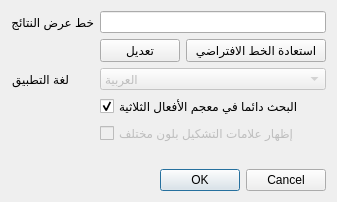
<?xml version="1.0" encoding="UTF-8"?>
<ui version="4.0">
 <class>Dialog</class>
 <widget class="QDialog" name="Dialog">
  <property name="geometry">
   <rect>
    <x>0</x>
    <y>0</y>
    <width>337</width>
    <height>202</height>
   </rect>
  </property>
  <property name="windowTitle">
   <string>تفضيلات</string>
  </property>
  <layout class="QGridLayout" name="gridLayout">
   <item row="2" column="0">
    <widget class="QDialogButtonBox" name="buttonBox">
     <property name="orientation">
      <enum>Qt::Horizontal</enum>
     </property>
     <property name="standardButtons">
      <set>QDialogButtonBox::Cancel|QDialogButtonBox::Ok</set>
     </property>
    </widget>
   </item>
   <item row="0" column="0">
    <layout class="QFormLayout" name="formLayout">
     <property name="fieldGrowthPolicy">
      <enum>QFormLayout::AllNonFixedFieldsGrow</enum>
     </property>
     <item row="0" column="0">
      <widget class="QLabel" name="SettingFontResultLabel">
       <property name="text">
        <string>خط عرض النتائج</string>
       </property>
      </widget>
     </item>
     <item row="0" column="1">
      <layout class="QHBoxLayout" name="horizontalLayout">
       <item>
        <widget class="QLineEdit" name="TSettingFontResult"/>
       </item>
      </layout>
     </item>
     <item row="1" column="1">
      <layout class="QHBoxLayout" name="horizontalLayout_2">
       <item>
        <widget class="QPushButton" name="BModifyFontResult">
         <property name="sizePolicy">
          <sizepolicy hsizetype="Fixed" vsizetype="Fixed">
           <horstretch>0</horstretch>
           <verstretch>0</verstretch>
          </sizepolicy>
         </property>
         <property name="text">
          <string>تعديل</string>
         </property>
        </widget>
       </item>
       <item>
        <widget class="QPushButton" name="BFontResultDefault">
         <property name="text">
          <string>استعادة الخط الافتراضي</string>
         </property>
        </widget>
       </item>
      </layout>
     </item>
     <item row="2" column="0">
      <widget class="QLabel" name="CBLanguageLabel">
       <property name="text">
        <string>لغة التطبيق</string>
       </property>
      </widget>
     </item>
     <item row="2" column="1">
      <widget class="QComboBox" name="CBLanguage">
       <property name="enabled">
        <bool>false</bool>
       </property>
       <item>
        <property name="text">
         <string>العربية</string>
        </property>
       </item>
      </widget>
     </item>
     <item row="3" column="1">
      <widget class="QCheckBox" name="BDictSetting">
       <property name="text">
        <string>البحث دائما في معجم الأفعال الثلاثية</string>
       </property>
       <property name="checked">
        <bool>true</bool>
       </property>
      </widget>
     </item>
     <item row="4" column="1">
      <widget class="QCheckBox" name="BHarakatColor">
       <property name="enabled">
        <bool>false</bool>
       </property>
       <property name="text">
        <string>إظهار علامات التشكيل بلون مختلف</string>
       </property>
       <property name="checked">
        <bool>false</bool>
       </property>
      </widget>
     </item>
    </layout>
   </item>
  </layout>
 </widget>
 <resources/>
 <connections>
  <connection>
   <sender>buttonBox</sender>
   <signal>accepted()</signal>
   <receiver>Dialog</receiver>
   <slot>accept()</slot>
   <hints>
    <hint type="sourcelabel">
     <x>248</x>
     <y>254</y>
    </hint>
    <hint type="destinationlabel">
     <x>157</x>
     <y>274</y>
    </hint>
   </hints>
  </connection>
  <connection>
   <sender>buttonBox</sender>
   <signal>rejected()</signal>
   <receiver>Dialog</receiver>
   <slot>reject()</slot>
   <hints>
    <hint type="sourcelabel">
     <x>316</x>
     <y>260</y>
    </hint>
    <hint type="destinationlabel">
     <x>286</x>
     <y>274</y>
    </hint>
   </hints>
  </connection>
  <connection>
   <sender>BModifyFontResult</sender>
   <signal>clicked()</signal>
   <receiver>Dialog</receiver>
   <slot>update()</slot>
   <hints>
    <hint type="sourcelabel">
     <x>207</x>
     <y>51</y>
    </hint>
    <hint type="destinationlabel">
     <x>168</x>
     <y>100</y>
    </hint>
   </hints>
  </connection>
  <connection>
   <sender>BFontResultDefault</sender>
   <signal>clicked()</signal>
   <receiver>Dialog</receiver>
   <slot>update()</slot>
   <hints>
    <hint type="sourcelabel">
     <x>86</x>
     <y>51</y>
    </hint>
    <hint type="destinationlabel">
     <x>168</x>
     <y>100</y>
    </hint>
   </hints>
  </connection>
  <connection>
   <sender>BDictSetting</sender>
   <signal>stateChanged(int)</signal>
   <receiver>Dialog</receiver>
   <slot>update()</slot>
   <hints>
    <hint type="sourcelabel">
     <x>128</x>
     <y>105</y>
    </hint>
    <hint type="destinationlabel">
     <x>168</x>
     <y>100</y>
    </hint>
   </hints>
  </connection>
 </connections>
</ui>
